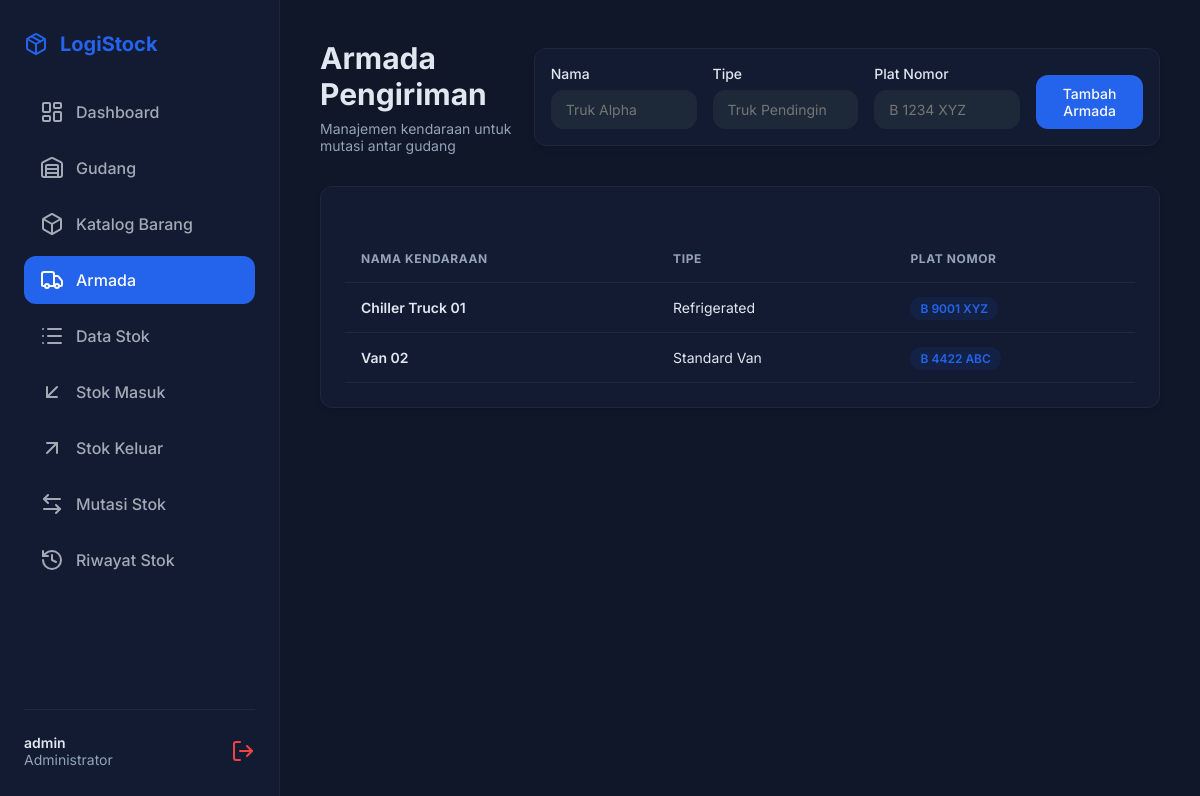
/fleets.php (signed in), run on the app's committed database.
### tables this page shows
CREATE TABLE IF NOT EXISTS fleets (
    id INT AUTO_INCREMENT PRIMARY KEY,
    name VARCHAR(100) NOT NULL,
    type VARCHAR(50) NOT NULL,  
    license_plate VARCHAR(20),
    created_at TIMESTAMP DEFAULT CURRENT_TIMESTAMP
);

### fleets.php (called while the page is built, shortened)
<?php
require_once 'includes/db.php';
require_once 'models/fleet.php';
$fleets = fleet_all($pdo);
require 'views/layout/header.php';
require 'views/fleet/index.php';
require 'views/layout/footer.php';

### models/fleet.php (called while the page is built, shortened)
<?php
function fleet_all($pdo) {
    return $pdo->query("SELECT * FROM fleets ORDER BY name ASC")->fetchAll();
}

### views/fleet/index.php (the view, shortened to what this page needs)
<div class="header-actions">
    <div>
        <h1>Armada Pengiriman</h1>
        <p class="subtitle">Manajemen kendaraan untuk mutasi antar gudang</p>
    </div>
    <form method="POST" action="fleets.php" class="card" style="padding: 1rem; display: flex; gap: 1rem; align-items: flex-end; margin-bottom: 0;">
        <div class="form-group" style="margin-bottom: 0;">
            <label>Nama</label>
            <input type="text" name="name" required placeholder="Truk Alpha">
        </div>
        <div class="form-group" style="margin-bottom: 0;">
            <label>Tipe</label>
            <input type="text" name="type" required placeholder="Truk Pendingin">
        </div>
        <div class="form-group" style="margin-bottom: 0;">
            <label>Plat Nomor</label>
            <input type="text" name="license_plate" required placeholder="B 1234 XYZ">
        </div>
        <button type="submit" class="btn btn-primary">Tambah Armada</button>
    </form>
</div>
<div class="card">
    <div class="table-container">
        <table>
            <thead>
                <tr>
                    <th>Nama Kendaraan</th>
                    <th>Tipe</th>
                    <th>Plat Nomor</th>
                </tr>
            </thead>
            <tbody>
                <?php foreach ($fleets as $fleet): ?>
                <tr>
                    <td style="font-weight: 600;"><?= htmlspecialchars($fleet['name']) ?></td>
                    <td><?= htmlspecialchars($fleet['type']) ?></td>
                    <td><span class="badge badge-info"><?= htmlspecialchars($fleet['license_plate']) ?></span></td>
                </tr>
                <?php endforeach; ?>
            </tbody>
        </table>
    </div>
</div>

### views/layout/header.php (style rules this page uses)
:root { --primary: hsl(221, 83%, 53%); --primary-foreground: hsl(210, 40%, 98%); --background: hsl(222, 47%, 11%); --foreground: hsl(213, 31%, 91%); --card: hsl(222, 47%, 13%); --card-foreground: hsl(213, 31%, 91%); --border: hsl(217, 32%, 17%); --input: hsl(217, 32%, 17%); --ring: hsl(224, 76%, 48%); --radius: 0.75rem; --success: hsl(142, 70%, 45%); --destructive: hsl(0, 84%, 60%); }
* { margin: 0; padding: 0; box-sizing: border-box; font-family: 'Inter', sans-serif; }
body { background-color: var(--background); color: var(--foreground); min-height: 100vh; display: grid; grid-template-columns: 280px 1fr; }
.header-actions { display: flex; justify-content: space-between; align-items: center; margin-bottom: 2rem; }
h1 { font-size: 1.875rem; font-weight: 700; margin-bottom: 0.5rem; }
.subtitle { color: hsl(215, 20%, 65%); font-size: 0.875rem; }
.card { background-color: var(--card); border: 1px solid var(--border); border-radius: var(--radius); padding: 1.5rem; box-shadow: 0 4px 6px -1px rgb(0 0 0 / 0.1); }
.btn { padding: 0.625rem 1.25rem; border-radius: var(--radius); font-weight: 500; cursor: pointer; transition: background 0.2s; border: none; display: inline-flex; align-items: center; gap: 0.5rem; text-decoration: none; font-size: 0.875rem; }
.btn-primary { background-color: var(--primary); color: var(--primary-foreground); }
.table-container { width: 100%; overflow-x: auto; margin-top: 1.5rem; }
table { width: 100%; border-collapse: collapse; text-align: left; }
th { padding: 1rem; font-size: 0.75rem; text-transform: uppercase; letter-spacing: 0.05em; color: hsl(215, 20%, 65%); border-bottom: 1px solid var(--border); }
td { padding: 1rem; border-bottom: 1px solid var(--border); font-size: 0.875rem; }
.badge { padding: 0.25rem 0.625rem; border-radius: 9999px; font-size: 0.75rem; font-weight: 600; text-transform: uppercase; }
.badge-info { background: hsla(221, 83%, 53%, 0.1); color: var(--primary); }
.form-group { margin-bottom: 1.25rem; }
label { display: block; font-size: 0.875rem; font-weight: 500; margin-bottom: 0.5rem; }
input, select, textarea { width: 100%; padding: 0.625rem 0.875rem; background-color: var(--input); border: 1px solid var(--border); border-radius: var(--radius); color: var(--foreground); font-size: 0.875rem; }

### data on the page
fleets: name "Chiller Truck 01", type "Refrigerated", license_plate "B 9001 XYZ"
fleets: name "Van 02", type "Standard Van", license_plate "B 4422 ABC"

### other printed values
$_SESSION['username'] "admin"
